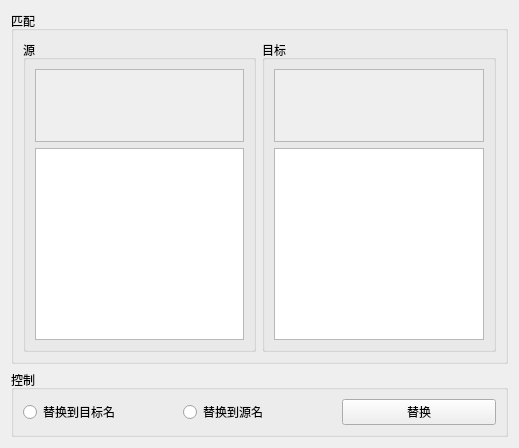
<?xml version="1.0" encoding="UTF-8"?>
<ui version="4.0">
 <class>SFilesReplace</class>
 <widget class="QWidget" name="SFilesReplace">
  <property name="geometry">
   <rect>
    <x>0</x>
    <y>0</y>
    <width>519</width>
    <height>448</height>
   </rect>
  </property>
  <property name="windowTitle">
   <string>Form</string>
  </property>
  <layout class="QGridLayout" name="gridLayout_7">
   <item row="0" column="0">
    <widget class="QGroupBox" name="groupBox">
     <property name="title">
      <string>匹配</string>
     </property>
     <layout class="QGridLayout" name="gridLayout_6">
      <item row="0" column="0">
       <widget class="QGroupBox" name="groupBox_3">
        <property name="title">
         <string>源</string>
        </property>
        <layout class="QGridLayout" name="gridLayout_3">
         <item row="0" column="0">
          <widget class="QScrollArea" name="scrollArea">
           <property name="widgetResizable">
            <bool>true</bool>
           </property>
           <widget class="QWidget" name="scrollAreaWidgetContents">
            <property name="geometry">
             <rect>
              <x>0</x>
              <y>0</y>
              <width>192</width>
              <height>79</height>
             </rect>
            </property>
            <layout class="QGridLayout" name="gridLayout">
             <item row="0" column="0">
              <widget class="SImageView" name="srcImageView" native="true">
               <property name="sizePolicy">
                <sizepolicy hsizetype="Fixed" vsizetype="Fixed">
                 <horstretch>0</horstretch>
                 <verstretch>0</verstretch>
                </sizepolicy>
               </property>
              </widget>
             </item>
            </layout>
           </widget>
          </widget>
         </item>
         <item row="1" column="0">
          <widget class="SDragMoveListWidget" name="srcFileList">
           <property name="selectionMode">
            <enum>QAbstractItemView::SingleSelection</enum>
           </property>
          </widget>
         </item>
        </layout>
       </widget>
      </item>
      <item row="0" column="1">
       <widget class="QGroupBox" name="groupBox_5">
        <property name="title">
         <string>目标</string>
        </property>
        <layout class="QGridLayout" name="gridLayout_4">
         <item row="0" column="0">
          <widget class="QScrollArea" name="scrollArea_5">
           <property name="widgetResizable">
            <bool>true</bool>
           </property>
           <widget class="QWidget" name="scrollAreaWidgetContents_5">
            <property name="geometry">
             <rect>
              <x>0</x>
              <y>0</y>
              <width>193</width>
              <height>79</height>
             </rect>
            </property>
            <layout class="QGridLayout" name="gridLayout_2">
             <item row="0" column="0">
              <widget class="SImageView" name="destImageView" native="true">
               <property name="sizePolicy">
                <sizepolicy hsizetype="Fixed" vsizetype="Fixed">
                 <horstretch>0</horstretch>
                 <verstretch>0</verstretch>
                </sizepolicy>
               </property>
              </widget>
             </item>
            </layout>
           </widget>
          </widget>
         </item>
         <item row="1" column="0">
          <widget class="SDragMoveListWidget" name="destFileList"/>
         </item>
        </layout>
       </widget>
      </item>
     </layout>
    </widget>
   </item>
   <item row="1" column="0">
    <widget class="QGroupBox" name="groupBox_2">
     <property name="title">
      <string>控制</string>
     </property>
     <layout class="QGridLayout" name="gridLayout_5">
      <item row="0" column="0">
       <widget class="QRadioButton" name="radioButton">
        <property name="text">
         <string>替换到目标名</string>
        </property>
       </widget>
      </item>
      <item row="0" column="1">
       <widget class="QRadioButton" name="radioButton_2">
        <property name="text">
         <string>替换到源名</string>
        </property>
       </widget>
      </item>
      <item row="0" column="2">
       <widget class="QPushButton" name="replaceBtn">
        <property name="text">
         <string>替换</string>
        </property>
       </widget>
      </item>
     </layout>
    </widget>
   </item>
  </layout>
 </widget>
 <customwidgets>
  <customwidget>
   <class>SImageView</class>
   <extends>QWidget</extends>
   <header>Component/UI/SImageView.h</header>
   <container>1</container>
  </customwidget>
  <customwidget>
   <class>SDragMoveListWidget</class>
   <extends>QListWidget</extends>
   <header>Component/UI/SDragMoveListWidget.h</header>
  </customwidget>
 </customwidgets>
 <resources/>
 <connections/>
</ui>
